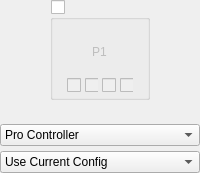
            <widget class="QWidget" name="widgetPlayer1" native="true">
             <layout class="QVBoxLayout" name="verticalLayout_30">
              <property name="spacing">
               <number>5</number>
              </property>
              <property name="leftMargin">
               <number>0</number>
              </property>
              <property name="topMargin">
               <number>0</number>
              </property>
              <property name="rightMargin">
               <number>0</number>
              </property>
              <property name="bottomMargin">
               <number>0</number>
              </property>
              <item alignment="Qt::AlignHCenter">
               <widget class="QGroupBox" name="groupPlayer1Connected">
                <property name="minimumSize">
                 <size>
                  <width>100</width>
                  <height>100</height>
                 </size>
                </property>
                <property name="maximumSize">
                 <size>
                  <width>100</width>
                  <height>100</height>
                 </size>
                </property>
                <property name="title">
                 <string/>
                </property>
                <property name="checkable">
                 <bool>true</bool>
                </property>
                <property name="checked">
                 <bool>false</bool>
                </property>
                <layout class="QVBoxLayout" name="verticalLayout_4" stretch="1,0">
                 <property name="spacing">
                  <number>7</number>
                 </property>
                 <property name="leftMargin">
                  <number>14</number>
                 </property>
                 <property name="topMargin">
                  <number>7</number>
                 </property>
                 <property name="rightMargin">
                  <number>14</number>
                 </property>
                 <property name="bottomMargin">
                  <number>4</number>
                 </property>
                 <item>
                  <widget class="QWidget" name="controllerPlayer1" native="true">
                   <property name="styleSheet">
                    <string notr="true"/>
                   </property>
                   <layout class="QVBoxLayout" name="verticalLayout_12">
                    <property name="topMargin">
                     <number>16</number>
                    </property>
                    <item alignment="Qt::AlignHCenter|Qt::AlignVCenter">
                     <widget class="QLabel" name="labelPlayer1">
                      <property name="text">
                       <string>P1</string>
                      </property>
                     </widget>
                    </item>
                   </layout>
                  </widget>
                 </item>
                 <item alignment="Qt::AlignHCenter">
                  <widget class="QWidget" name="Player1LEDs" native="true">
                   <property name="enabled">
                    <bool>false</bool>
                   </property>
                   <property name="minimumSize">
                    <size>
                     <width>0</width>
                     <height>10</height>
                    </size>
                   </property>
                   <layout class="QHBoxLayout" name="horizontalLayout_2">
                    <property name="spacing">
                     <number>4</number>
                    </property>
                    <property name="leftMargin">
                     <number>0</number>
                    </property>
                    <property name="topMargin">
                     <number>0</number>
                    </property>
                    <property name="rightMargin">
                     <number>0</number>
                    </property>
                    <property name="bottomMargin">
                     <number>0</number>
                    </property>
                    <item>
                     <widget class="QCheckBox" name="checkboxPlayer1LED1">
                      <property name="layoutDirection">
                       <enum>Qt::LeftToRight</enum>
                      </property>
                     </widget>
                    </item>
                    <item>
                     <widget class="QCheckBox" name="checkboxPlayer1LED2"/>
                    </item>
                    <item>
                     <widget class="QCheckBox" name="checkboxPlayer1LED3"/>
                    </item>
                    <item>
                     <widget class="QCheckBox" name="checkboxPlayer1LED4"/>
                    </item>
                   </layout>
                  </widget>
                 </item>
                </layout>
               </widget>
              </item>
              <item>
               <widget class="QWidget" name="Player1Explain" native="true">
                <property name="minimumSize">
                 <size>
                  <width>0</width>
                  <height>10</height>
                 </size>
                </property>
                <property name="maximumSize">
                 <size>
                  <width>150</width>
                  <height>16777215</height>
                 </size>
                </property>
                <layout class="QVBoxLayout" name="verticalLayout_36">
                 <property name="spacing">
                  <number>0</number>
                 </property>
                 <property name="leftMargin">
                  <number>0</number>
                 </property>
                 <property name="topMargin">
                  <number>0</number>
                 </property>
                 <property name="rightMargin">
                  <number>0</number>
                 </property>
                 <property name="bottomMargin">
                  <number>0</number>
                 </property>
                 <item>
                  <widget class="QLabel" name="labelPlayer1Explain">
                   <property name="alignment">
                    <set>Qt::AlignCenter</set>
                   </property>
                  </widget>
                 </item>
                </layout>
               </widget>
              </item>
              <item>
               <widget class="UIControls::ComboBox" name="comboPlayer1Emulated">
                <item>
                 <property name="text">
                  <string>Pro Controller</string>
                 </property>
                </item>
                <item>
                 <property name="text">
                  <string>Dual Joycons</string>
                 </property>
                </item>
                <item>
                 <property name="text">
                  <string>Left Joycon</string>
                 </property>
                </item>
                <item>
                 <property name="text">
                  <string>Right Joycon</string>
                 </property>
                </item>
                <item>
                 <property name="text">
                  <string>Handheld</string>
                 </property>
                </item>
               </widget>
              </item>
              <item>
               <widget class="UIControls::ComboBox" name="comboPlayer1Profile">
                <item>
                 <property name="text">
                  <string>Use Current Config</string>
                 </property>
                </item>
               </widget>
              </item>
             </layout>
            </widget>
